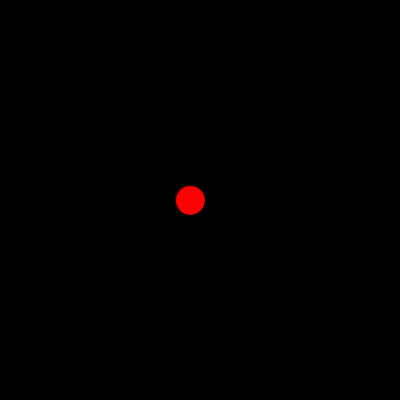
Frame 1 (no input)
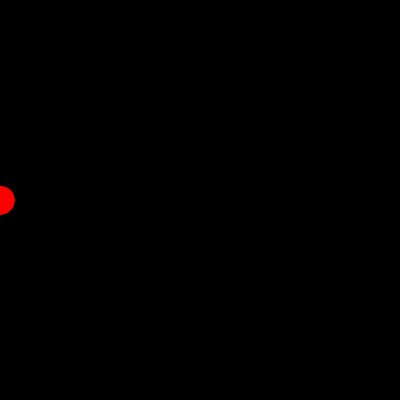
Frame 60 (the mouse pressed at the canvas centre just before this capture)
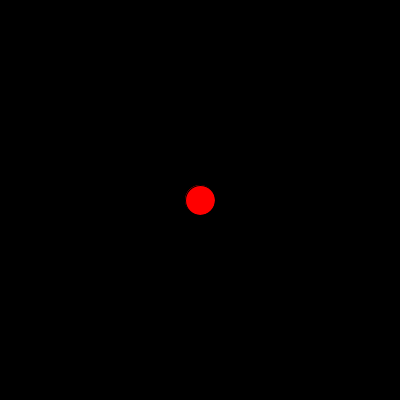
Frame 120 (the mouse held since frame 60 and released just before this capture)

The Processing sketch that drew these frames (run headless with seeded random() and noise(); from frame 60 on, the mouse is pressed at the canvas centre):

// Processing sketch: processing_52095
// ── processing_52095.pde


float courante;
float ciblee;
float vitesse;

float courante2;
float ciblee2;


void setup() {
  size(400, 400);
  smooth();

  courante = width/2;
  vitesse = 10;
  
}

void draw() {

  background( 0 );

  ciblee = mouseX;
  
 float distance = abs(ciblee - courante);
if ( courante < ciblee ) {
        courante = courante + min(distance,vitesse);
} else {
        courante = courante - min(distance,vitesse);
}


  
  fill(255,0,0);
  ellipse( courante, height/2, 30, 30);
}
